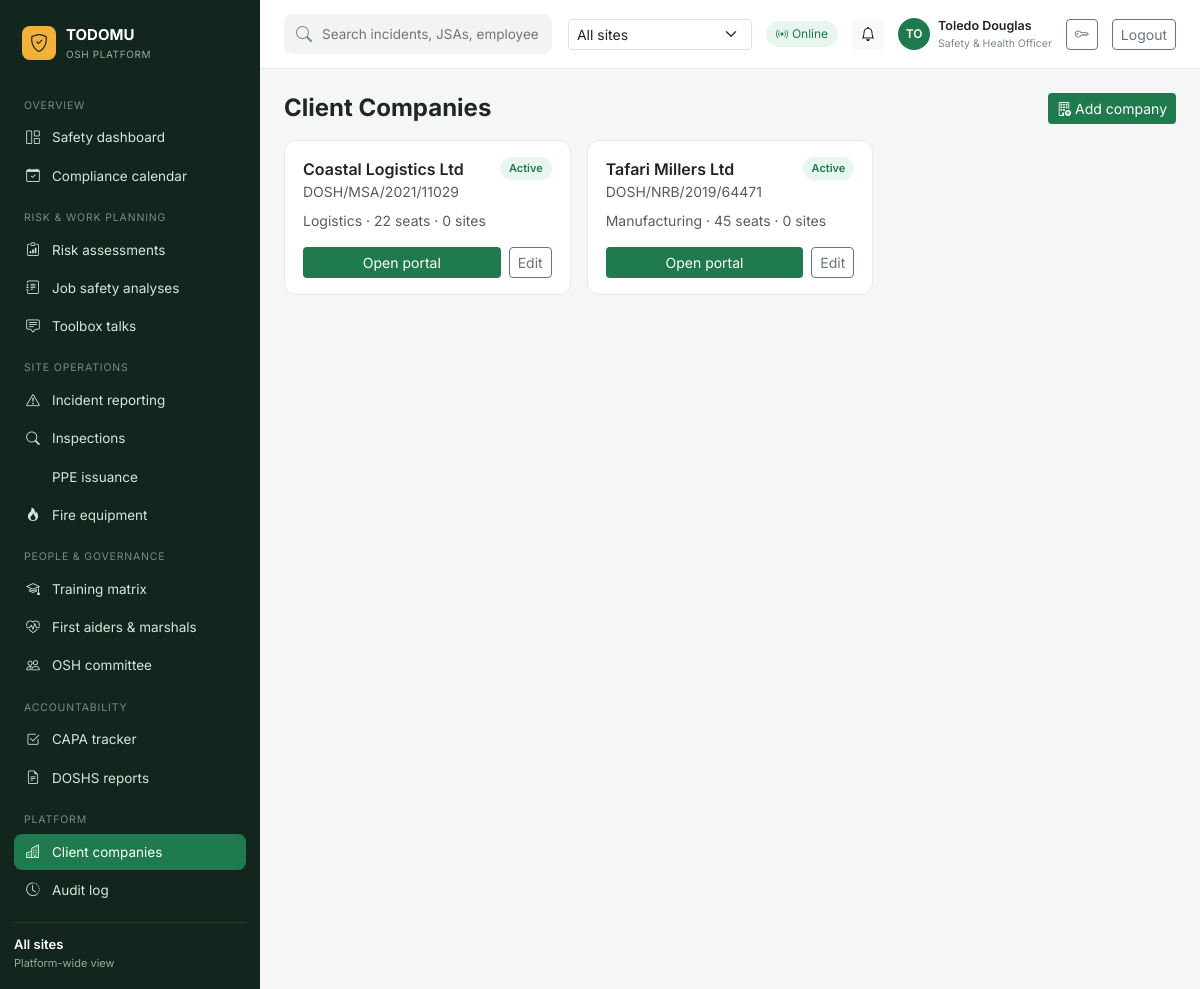
The page /companies/ (signed in) on the database its author committed.
### apps/accounts/models.py (models this page shows, shortened)
class User(AbstractUser):
    class Role(models.TextChoices):
        PLATFORM_ADMIN = "platform_admin", "Platform Admin (Auditor)"
        ORG_ADMIN = "org_admin", "Organization Admin (Safety & Health Officer)"
        ORG_STAFF = "org_staff", "Organization Staff"
    role = models.CharField(max_length=20, choices=Role.choices, default=Role.ORG_STAFF)
    job_title = models.CharField(max_length=150, blank=True)
    phone = models.CharField(max_length=30, blank=True)
    organization = models.ForeignKey(
        "organizations.Organization",
        on_delete=models.SET_NULL,
        null=True,
        blank=True,
        related_name="members",
    )
    @property
    def is_platform_admin(self):
        return self.role == self.Role.PLATFORM_ADMIN or self.is_superuser

### apps/organizations/models.py (models this page shows, shortened)
class Organization(models.Model):
    name = models.CharField(max_length=255)
    slug = models.SlugField(max_length=255, unique=True)
    dosh_reg_no = models.CharField("DOSH/NRB Registration No.", max_length=100, blank=True)
    industry = models.CharField(max_length=150, blank=True)
    seats = models.PositiveIntegerField(default=10, help_text="Number of employees/seats")
    is_active = models.BooleanField(default=True)
    logo = models.ImageField(upload_to="org_logos/", blank=True, null=True)
    created_at = models.DateTimeField(default=timezone.now)
    class Meta:
        ordering = ["name"]

### apps/organizations/views.py (the view)
# urls.py: path("", views.OrganizationListView.as_view(), name="list"),
class OrganizationListView(PlatformAdminRequiredMixin, ListView):
    model = Organization
    template_name = "organizations/organization_list.html"
    context_object_name = "organizations"
    queryset = Organization.objects.all().order_by("name")

### apps/core/context_processors.py (called while the page is built)
def tenant_context(request):
    ctx = {
        "active_organization": getattr(request, "organization", None),
        "is_all_sites": getattr(request, "is_all_sites", False),
    }
    user = getattr(request, "user", None)
    if user is not None and user.is_authenticated and getattr(user, "is_platform_admin", False):
        ctx["switchable_organizations"] = Organization.objects.filter(is_active=True).order_by("name")
    return ctx

### apps/core/current_user.py (called while the page is built)
    def __call__(self, request):
        _thread_locals.user = getattr(request, "user", None)
        try:
            response = self.get_response(request)
        finally:
            _thread_locals.user = None
        return response

### apps/core/mixins.py (called while the page is built)
    def dispatch(self, request, *args, **kwargs):
        if not request.user.is_authenticated or not getattr(request.user, "is_platform_admin", False):
            raise PermissionDenied("Platform admin access only.")
        return super().dispatch(request, *args, **kwargs)

### templates/organizations/organization_list.html (shortened to what this page needs)
{% extends "base.html" %}
{% block content %}
<div class="d-flex justify-content-between align-items-center mb-3">
  <h4 class="fw-bold mb-0">Client Companies</h4>
  <a href="{% url 'organizations:add' %}" class="btn btn-sm text-white" style="background:#1f7a4d;"><i class="bi bi-building-add me-1"></i>Add company</a>
</div>
<div class="row g-3">
  {% for org in organizations %}
  <div class="col-md-4">
    <div class="panel-card h-100 d-flex flex-column">
      <div class="d-flex justify-content-between align-items-start">
        <div>
          <div class="fw-semibold">{{ org.name }}</div>
          <div class="text-muted small">{{ org.dosh_reg_no|default:"No DOSH reg. number" }}</div>
        </div>
        {% if org.is_active %}<span class="status-pill status-closed">Active</span>{% else %}<span class="status-pill status-overdue">Inactive</span>{% endif %}
      </div>
      <div class="small text-muted my-2">{{ org.industry|default:"—" }} · {{ org.seats }} seats · {{ org.sites.count }} site{{ org.sites.count|pluralize }}</div>
      <div class="mt-auto d-flex gap-2 pt-2">
        <form method="post" action="{% url 'dashboard:switch_org' %}" class="flex-fill">
          <button class="btn btn-sm w-100 text-white" style="background:#1f7a4d;">Open portal</button>
        </form>
        <a href="{% url 'organizations:edit' org.pk %}" class="btn btn-sm btn-outline-secondary">Edit</a>
      </div>
    </div>
  </div>
  {% empty %}
  <p class="text-muted">No companies yet. Click "Add company" to onboard your first client.</p>
  {% endfor %}
</div>
{% endblock %}

### templates/base.html (shortened to what this page needs)
<!DOCTYPE html>
<html lang="en">
<head>
<link href="https://cdn.jsdelivr.net/npm/bootstrap@5.3.3/dist/css/bootstrap.min.css" rel="stylesheet">
<link rel="stylesheet" href="https://cdn.jsdelivr.net/npm/bootstrap-icons@1.11.3/font/bootstrap-icons.css">
<link rel="stylesheet" href="/static/css/app.css">
</head>
<body>
{% if user.is_authenticated %}
<div class="app-shell">
  <aside class="sidebar">
    <div class="brand">
      <span class="brand-icon"><i class="bi bi-shield-check"></i></span>
      <div>
        <div class="brand-title">TODOMU</div>
        <div class="brand-sub">OSH PLATFORM</div>
      </div>
    </div>
    <nav class="nav-groups">
      <div class="nav-group-label">Overview</div>
      <a class="nav-link {% if request.resolver_match.view_name == 'dashboard:home' %}active{% endif %}" href="{% url 'dashboard:home' %}"><i class="bi bi-grid-1x2"></i> Safety dashboard</a>
      <a class="nav-link {% if request.resolver_match.url_name == 'calendar' %}active{% endif %}" href="{% url 'doshs:calendar' %}"><i class="bi bi-calendar-check"></i> Compliance calendar</a>
      <div class="nav-group-label">Risk &amp; work planning</div>
      <a class="nav-link {% if 'risk-assessments' in request.path %}active{% endif %}" href="{% url 'risk:list' %}"><i class="bi bi-clipboard-data"></i> Risk assessments</a>
      <a class="nav-link {% if 'job-safety-analyses' in request.path %}active{% endif %}" href="{% url 'jsa:list' %}"><i class="bi bi-journal-text"></i> Job safety analyses</a>
      <a class="nav-link {% if 'toolbox-talks' in request.path %}active{% endif %}" href="{% url 'toolbox:list' %}"><i class="bi bi-chat-square-text"></i> Toolbox talks</a>
      <div class="nav-group-label">Site operations</div>
      <a class="nav-link {% if 'incidents' in request.path %}active{% endif %}" href="{% url 'incidents:list' %}"><i class="bi bi-exclamation-triangle"></i> Incident reporting</a>
      <a class="nav-link {% if 'inspections' in request.path %}active{% endif %}" href="{% url 'inspections:list' %}"><i class="bi bi-search"></i> Inspections</a>
      <a class="nav-link {% if 'ppe' in request.path %}active{% endif %}" href="{% url 'ppe:list' %}"> PPE issuance</a>
      <a class="nav-link {% if 'fire' in request.path %}active{% endif %}" href="{% url 'fire:list' %}"><i class="bi bi-fire"></i> Fire equipment</a>
      <div class="nav-group-label">People &amp; governance</div>
      <a class="nav-link {% if 'training' in request.path %}active{% endif %}" href="{% url 'training:list' %}"><i class="bi bi-mortarboard"></i> Training matrix</a>
      <a class="nav-link {% if 'first-aiders' in request.path %}active{% endif %}" href="{% url 'first_aiders:list' %}"><i class="bi bi-heart-pulse"></i> First aiders &amp; marshals</a>
      <a class="nav-link {% if 'osh-committee' in request.path %}active{% endif %}" href="{% url 'committee:list' %}"><i class="bi bi-people"></i> OSH committee</a>
      <div class="nav-group-label">Accountability</div>
      <a class="nav-link {% if 'capa' in request.path %}active{% endif %}" href="{% url 'capa:list' %}"><i class="bi bi-check2-square"></i> CAPA tracker</a>
      <a class="nav-link {% if 'doshs' in request.path %}active{% endif %}" href="{% url 'doshs:list' %}"><i class="bi bi-file-earmark-text"></i> DOSHS reports</a>
      {% if user.is_platform_admin %}
      <div class="nav-group-label">Platform</div>
      <a class="nav-link {% if 'companies' in request.path %}active{% endif %}" href="{% url 'organizations:list' %}"><i class="bi bi-buildings"></i> Client companies</a>
      <a class="nav-link" href="/admin/core/auditlogentry/"><i class="bi bi-clock-history"></i> Audit log</a>
      {% endif %}
    </nav>
    <div class="sidebar-footer">
      {% if active_organization %}
        <div class="org-name">{{ active_organization.name }}</div>
        <div class="org-meta">{{ active_organization.dosh_reg_no }}</div>
        <div class="org-meta">Growth — {{ active_organization.seats }} seats</div>
      {% elif is_all_sites %}
        <div class="org-name">All sites</div>
        <div class="org-meta">Platform-wide view</div>
      {% endif %}
    </div>
  </aside>
  <div class="main-col">
    <header class="topbar">
      <form class="search-box" action="{% url 'search:results' %}" method="get">
        <i class="bi bi-search"></i>
        <input type="text" name="q" value="{{ request.GET.q }}" placeholder="Search incidents, JSAs, employees, DOSHS records...">
      </form>
      <div class="topbar-right">
        {% if switchable_organizations %}
        <form method="post" action="{% url 'dashboard:switch_org' %}" class="org-switcher">
          <select name="organization_id" onchange="this.form.submit()" class="form-select form-select-sm">
            <option value="ALL" {% if is_all_sites %}selected{% endif %}>All sites</option>
          </select>
        </form>
        {% endif %}
        <span class="badge-online"><i class="bi bi-broadcast"></i> Online</span>
        <div class="dropdown">
          <button class="btn btn-sm btn-light position-relative" type="button" id="notifBell" data-bs-toggle="dropdown" aria-expanded="false">
            <i class="bi bi-bell"></i>
          </button>
        </div>
        <div class="user-chip">
          <div class="avatar">{{ user.get_full_name|default:user.username|slice:":2"|upper }}</div>
          <div>
            <div class="u-name">{{ user.get_full_name|default:user.username }}</div>
            <div class="u-role">{{ user.job_title|default:user.get_role_display }}</div>
          </div>
        </div>
        <a href="{% url 'password_change' %}" class="btn btn-sm btn-outline-secondary"><i class="bi bi-key"></i></a>
        <a href="{% url 'logout' %}" class="btn btn-sm btn-outline-secondary">Logout</a>
      </div>
    </header>
    <main class="content">
      {% block content %}{% endblock %}
    </main>
  </div>
</div>
{% else %}
  {% block auth_content %}{% endblock %}
{% endif %}
</body>
</html>

### static/css/app.css (style rules this page uses)
:root { --sidebar-bg: #12261e; --sidebar-fg: #cfe3d8; --accent-green: #1f7a4d; --accent-amber: #b8860b; --bg: #f5f7f6; --card-border: #e6e9e8; }
* { font-family: 'Inter', sans-serif; }
body { background: var(--bg); margin: 0; }
.app-shell { display: flex; min-height: 100vh; }
.sidebar { width: 260px; background: var(--sidebar-bg); color: var(--sidebar-fg); display: flex; flex-direction: column; padding: 18px 14px; flex-shrink: 0; }
.brand { display: flex; align-items: center; gap: 10px; padding: 6px 8px 20px; }
.brand-icon { background: #f3b13c; color: #12261e; width: 34px; height: 34px; border-radius: 8px; display: flex; align-items: center; justify-content: center; font-size: 18px; }
.brand-title { font-weight: 700; font-size: 15px; color: #fff; }
.brand-sub { font-size: 10px; letter-spacing: .06em; color: #8fae9d; }
.nav-groups { flex: 1; overflow-y: auto; }
.nav-group-label { font-size: 10.5px; letter-spacing: .08em; color: #6f9080; margin: 16px 10px 6px; text-transform: uppercase; }
.nav-link { display: flex; align-items: center; gap: 10px; color: #d6e6dc; padding: 8px 10px; border-radius: 8px; font-size: 13.5px; text-decoration: none; margin-bottom: 2px; }
.nav-link.active { background: var(--accent-green); color: #fff; }
.nav-link i { width: 18px; text-align: center; }
.sidebar-footer { border-top: 1px solid #24402f; padding-top: 12px; margin-top: 12px; }
.org-name { font-weight: 600; font-size: 13px; color: #fff; }
.org-meta { font-size: 11px; color: #8fae9d; }
.main-col { flex: 1; display: flex; flex-direction: column; min-width: 0; }
.topbar { display: flex; align-items: center; justify-content: space-between; padding: 14px 24px; background: #fff; border-bottom: 1px solid var(--card-border); gap: 16px; }
.search-box { display: flex; align-items: center; gap: 8px; background: #f2f4f3; border-radius: 8px; padding: 8px 12px; flex: 1; max-width: 480px; color: #7c8a83; }
.search-box input { border: none; background: transparent; outline: none; width: 100%; font-size: 13.5px; }
.topbar-right { display: flex; align-items: center; gap: 14px; }
.badge-online { background: #e7f6ee; color: #1f7a4d; font-size: 12px; padding: 4px 10px; border-radius: 20px; display: flex; align-items: center; gap: 4px; }
.user-chip { display: flex; align-items: center; gap: 8px; }
.avatar { width: 32px; height: 32px; border-radius: 50%; background: #1f7a4d; color: #fff; display: flex; align-items: center; justify-content: center; font-size: 12px; font-weight: 600; }
.u-name { font-size: 12.5px; font-weight: 600; }
.u-role { font-size: 10.5px; color: #7c8a83; }
.org-switcher select { min-width: 150px; }
.content { padding: 24px; }
.kpi-card, .panel-card { background: #fff; border: 1px solid var(--card-border); border-radius: 12px; padding: 16px 18px; }
.status-pill { font-size: 11px; padding: 3px 9px; border-radius: 20px; font-weight: 600; }
.status-closed { background: #e7f6ee; color: #1f7a4d; }

### rows shown on the page
User: get_full_name "TO", get_full_name "Toledo Douglas", job_title "Safety & Health Officer"
Organization: name "Coastal Logistics Ltd", dosh_reg_no "DOSH/MSA/2021/11029", is_active "Active", industry "Logistics", seats "22", sites.count "0"
Organization: name "Tafari Millers Ltd", dosh_reg_no "DOSH/NRB/2019/64471", is_active "Active", industry "Manufacturing", seats "45", sites.count "0"
